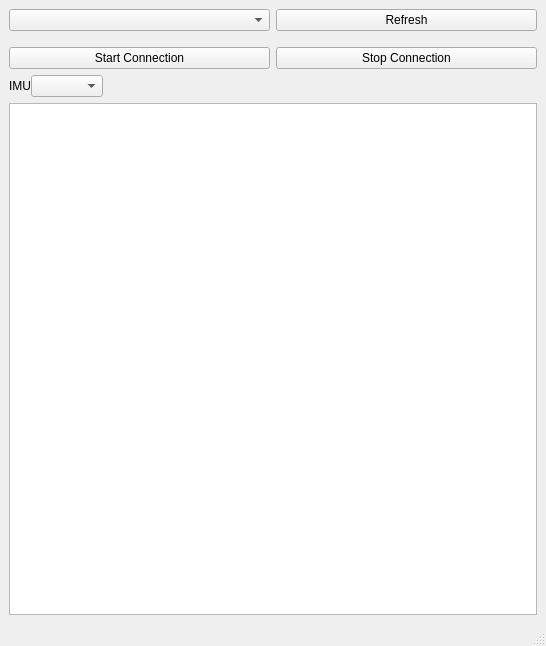
<?xml version="1.0" encoding="UTF-8"?>
<ui version="4.0">
 <class>MainWindow</class>
 <widget class="QMainWindow" name="MainWindow">
  <property name="geometry">
   <rect>
    <x>0</x>
    <y>0</y>
    <width>546</width>
    <height>646</height>
   </rect>
  </property>
  <property name="windowTitle">
   <string>超核IMU Receiver</string>
  </property>
  <widget class="QWidget" name="centralwidget">
   <layout class="QGridLayout" name="gridLayout">
    <item row="0" column="0">
     <layout class="QHBoxLayout" name="horizontalLayout">
      <item>
       <widget class="QComboBox" name="Com_combo"/>
      </item>
      <item>
       <widget class="QPushButton" name="Com_Refresh_btn">
        <property name="text">
         <string>Refresh</string>
        </property>
       </widget>
      </item>
     </layout>
    </item>
    <item row="8" column="0">
     <layout class="QHBoxLayout" name="horizontalLayout_2">
      <property name="spacing">
       <number>0</number>
      </property>
      <property name="topMargin">
       <number>0</number>
      </property>
      <item>
       <widget class="QLabel" name="imu_id_label">
        <property name="text">
         <string>IMU</string>
        </property>
       </widget>
      </item>
      <item>
       <widget class="QComboBox" name="rf_id_combobox">
        <property name="sizePolicy">
         <sizepolicy hsizetype="Minimum" vsizetype="Fixed">
          <horstretch>0</horstretch>
          <verstretch>0</verstretch>
         </sizepolicy>
        </property>
       </widget>
      </item>
      <item>
       <spacer name="horizontalSpacer">
        <property name="orientation">
         <enum>Qt::Horizontal</enum>
        </property>
        <property name="sizeHint" stdset="0">
         <size>
          <width>40</width>
          <height>20</height>
         </size>
        </property>
       </spacer>
      </item>
     </layout>
    </item>
    <item row="3" column="0">
     <layout class="QHBoxLayout" name="horizontalLayout_3">
      <property name="topMargin">
       <number>10</number>
      </property>
      <item>
       <widget class="QPushButton" name="btn_serial_init">
        <property name="text">
         <string>Start Connection</string>
        </property>
       </widget>
      </item>
      <item>
       <widget class="QPushButton" name="btn_serial_stop">
        <property name="text">
         <string>Stop Connection</string>
        </property>
       </widget>
      </item>
     </layout>
    </item>
    <item row="14" column="0">
     <widget class="QTableWidget" name="tableWidget">
      <property name="sizeAdjustPolicy">
       <enum>QAbstractScrollArea::AdjustToContents</enum>
      </property>
      <property name="showGrid">
       <bool>false</bool>
      </property>
     </widget>
    </item>
   </layout>
  </widget>
  <widget class="QMenuBar" name="menubar">
   <property name="geometry">
    <rect>
     <x>0</x>
     <y>0</y>
     <width>546</width>
     <height>27</height>
    </rect>
   </property>
  </widget>
  <widget class="QStatusBar" name="statusbar"/>
 </widget>
 <resources/>
 <connections/>
</ui>
